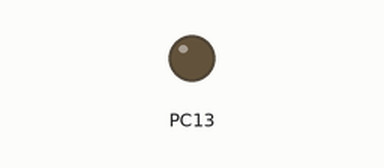
This sketch was run on a simulated STM32 Blue Pill. On the bench: output pins drawn as LEDs (lit = HIGH).

Above: at 5.0 s.
At 7.0 s:
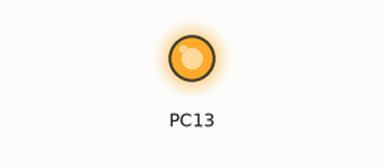
Timing chart, 0 to 9.2 s (numbered marks = the images above):
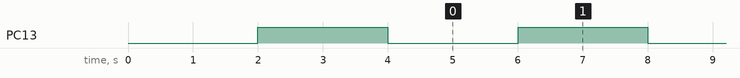

The sketch:

T22_STM32_Check.ino
```cpp
// MY SENSORS
#define SOFTWARE_VERION "1.0"
#define SKETCH_NAME "M17_FeederManager"

// RS485
//HardwareSerial KKKKKK(PB7, PB6);

#define MY_NODE_ID 80  // id węzła my sensors - każdy sterownik musi miec inny numer

#define MY_24V_STATUS_SENSOR_ID 1
#define MY_5_1V_STATUS_SENSOR_ID 2
#define MY_5_2V_STATUS_SENSOR_ID 3
#define MY_MOTION_DETECTION_STATUS_SENSOR_ID 4
#define MY_CLOCK_SCHEDULE_STATUS_SENSOR_ID 5
#define MY_TIME_SENSOR_ID 6

#define ARDUINO_ARCH_STM32F1
#define MY_DISABLED_SERIAL         // manual configure Serial
#define MY_RS485                   // Enable RS485 transport layer
#define MY_RS485_DE_PIN PB5        // Define this to enables DE-pin management on defined pin
#define MY_RS485_BAUD_RATE 9600    // Set RS485 baud rate to use
#define MY_RS485_HWSERIAL KKKKKK  //
#define MY_RS485_SOH_COUNT 6
#define MY_TRANSPORT_WAIT_READY_MS 1

#include <STM32LowPower.h>
//#include <MySensors.h>

/* #region  Power Optimization */

/**
  * @brief  System Clock Configuration Reduced with big peripheral reduction
  *         The system Clock is configured as follow :
  *            System Clock source            = PLL (HSE)
  *            SYSCLK(Hz)                     = 72000000 --> 48000000
  *            HCLK(Hz)                       = 72000000 --> 12000000
  *            AHB Prescaler                  = 1        --> /4
  *            APB1 Prescaler                 = 2        --> /1
  *            APB2 Prescaler                 = 1
  *            PLL_Source                     = HSE     --> HSE Pre DIV2
  *            PLL_Mul                        = 9       --> 12
  *            Flash Latency(WS)              = 2       --> 1
  *            ADC Prescaler                  = 6       --> 2
  *            USB Prescaler                  = 1.5     --> 1
  * @param  None
  * @retval None
  */
// extern "C" void SystemClock_Config(void)
// {
//   RCC_OscInitTypeDef RCC_OscInitStruct = {0};
//   RCC_ClkInitTypeDef RCC_ClkInitStruct = {0};
//   RCC_PeriphCLKInitTypeDef PeriphClkInit = {0};

//   /** Initializes the RCC Oscillators according to the specified parameters
//   * in the RCC_OscInitTypeDef structure.
//   */
//   RCC_OscInitStruct.OscillatorType = RCC_OSCILLATORTYPE_HSE|RCC_OSCILLATORTYPE_LSE;
//   RCC_OscInitStruct.HSEState = RCC_HSE_ON;
//   RCC_OscInitStruct.HSEPredivValue = RCC_HSE_PREDIV_DIV2;
//   RCC_OscInitStruct.LSEState = RCC_LSE_ON;
//   RCC_OscInitStruct.HSIState = RCC_HSI_ON;
//   RCC_OscInitStruct.PLL.PLLState = RCC_PLL_ON;
//   RCC_OscInitStruct.PLL.PLLSource = RCC_PLLSOURCE_HSE;
//   RCC_OscInitStruct.PLL.PLLMUL = RCC_PLL_MUL12;
//   if (HAL_RCC_OscConfig(&RCC_OscInitStruct) != HAL_OK)
//   {
//     Error_Handler();
//   }

//   /** Initializes the CPU, AHB and APB buses clocks
//   */
//   RCC_ClkInitStruct.ClockType = RCC_CLOCKTYPE_HCLK|RCC_CLOCKTYPE_SYSCLK
//                               |RCC_CLOCKTYPE_PCLK1|RCC_CLOCKTYPE_PCLK2;
//   RCC_ClkInitStruct.SYSCLKSource = RCC_SYSCLKSOURCE_PLLCLK;
//   RCC_ClkInitStruct.AHBCLKDivider = RCC_SYSCLK_DIV4;
//   RCC_ClkInitStruct.APB1CLKDivider = RCC_HCLK_DIV1;
//   RCC_ClkInitStruct.APB2CLKDivider = RCC_HCLK_DIV1;

//   if (HAL_RCC_ClockConfig(&RCC_ClkInitStruct, FLASH_LATENCY_1) != HAL_OK)
//   {
//     Error_Handler();
//   }
//   PeriphClkInit.PeriphClockSelection = RCC_PERIPHCLK_RTC|RCC_PERIPHCLK_USB;
//   PeriphClkInit.RTCClockSelection = RCC_RTCCLKSOURCE_LSE;
//   PeriphClkInit.UsbClockSelection = RCC_USBCLKSOURCE_PLL;
//   if (HAL_RCCEx_PeriphCLKConfig(&PeriphClkInit) != HAL_OK)
//   {
//     Error_Handler();
//   }
// }
/* #region main functions */

//#include <Wire.h>
//#include <SPI.h>
void before() {
//LL_GPIO_AF_EnableRemap_I2C1();
//LL_GPIO_AF_EnableRemap_USART1();
 // afio_remap(AFIO_REMAP_USART1);
 //enableDebugPorts();

//KKKKKK.setRx(PB7);
//KKKKKK.setTx(PB6);
//KKKKKK.begin(9600);


// Serial2.setRx(PA3);
// Serial2.setTx(PA2);
//   Serial2.begin(9600);

}

void presentation()  // MySensors
{
 // sendSketchInfo(SKETCH_NAME, SOFTWARE_VERION);
 //present(1, S_BINARY, "24V Relay");

}


void setup() {
// Serial.begin(115200);
//   while (!Serial){ delay(100); }
//   Serial.println("START!");


  // GPIO_InitTypeDef GPIO_InitStruct;
  // /* Configure all GPIO as analog to reduce current consumption on non used IOs */
  // /* Enable GPIOs clock */
  // __HAL_RCC_GPIOA_CLK_ENABLE();
  // __HAL_RCC_GPIOB_CLK_ENABLE();
  // __HAL_RCC_GPIOC_CLK_ENABLE();
  // __HAL_RCC_GPIOD_CLK_ENABLE();
  // __HAL_RCC_GPIOE_CLK_ENABLE();

  // GPIO_InitStruct.Mode = GPIO_MODE_ANALOG;
  // GPIO_InitStruct.Speed = GPIO_SPEED_HIGH;
  // GPIO_InitStruct.Pull = GPIO_NOPULL;
  // GPIO_InitStruct.Pin = GPIO_PIN_All;
  // HAL_GPIO_Init(GPIOC, &GPIO_InitStruct);
  // HAL_GPIO_Init(GPIOD, &GPIO_InitStruct);
  // HAL_GPIO_Init(GPIOE, &GPIO_InitStruct);
  // HAL_GPIO_Init(GPIOB, &GPIO_InitStruct);
  // GPIO_InitStruct.Pin = GPIO_PIN_All ^ GPIO_PIN_5; // with or without : same current

  // HAL_GPIO_Init(GPIOA, &GPIO_InitStruct);

  // /* Disable GPIOs clock */

  // __HAL_RCC_GPIOB_CLK_DISABLE();
  // __HAL_RCC_GPIOC_CLK_DISABLE();
  // __HAL_RCC_GPIOD_CLK_DISABLE();
  // __HAL_RCC_GPIOE_CLK_DISABLE();

pinMode(PC13, OUTPUT);

digitalWrite(PC13, LOW);


    delay(2000);
    digitalWrite(PC13, HIGH);
    delay(2000);

LowPower.begin();

}

void loop() {

digitalWrite(PC13, LOW);
    delay(2000);
    LowPower.sleep(2);
    digitalWrite(PC13, HIGH);
  delay(2000);
  // put your main code here, to run repeatedly:


  //   Serial.println("------------------------------------");
  // Serial.printf("SYCLK= %dMHz\n", HAL_RCC_GetSysClockFreq()/1000000);

  // Serial.printf("HCLK = %dMHz\n", HAL_RCC_GetHCLKFreq()/1000000);
  // Serial.printf("APB1 = %dMHz\n", HAL_RCC_GetPCLK1Freq()/1000000);
  // Serial.printf("APB2 = %dMHz\n", HAL_RCC_GetPCLK2Freq()/1000000);
  // Serial.println("------------------------------------");
  // Serial.println();
  // delay(5000);
}
```

Measured:
- by itself, PC13: alternates HIGH for 2.0 s and LOW for 2.0 s
